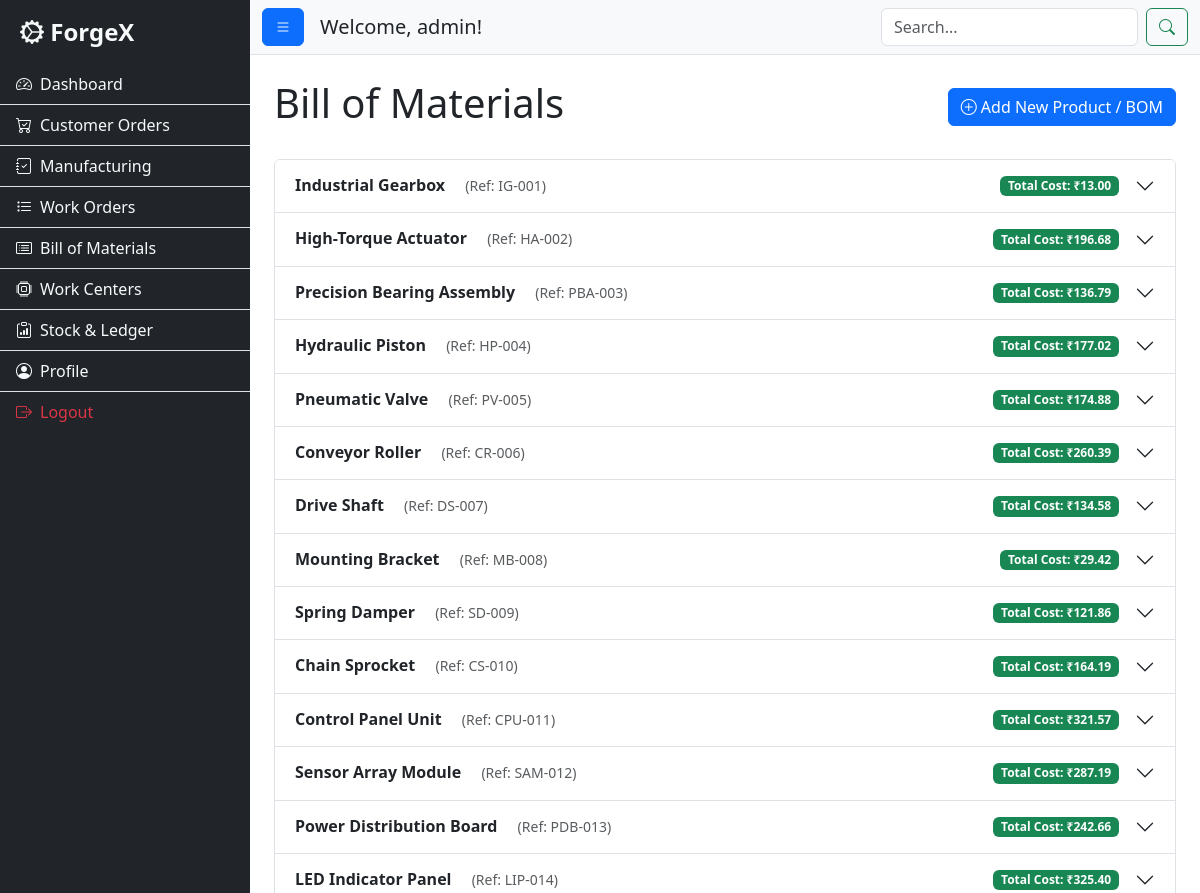
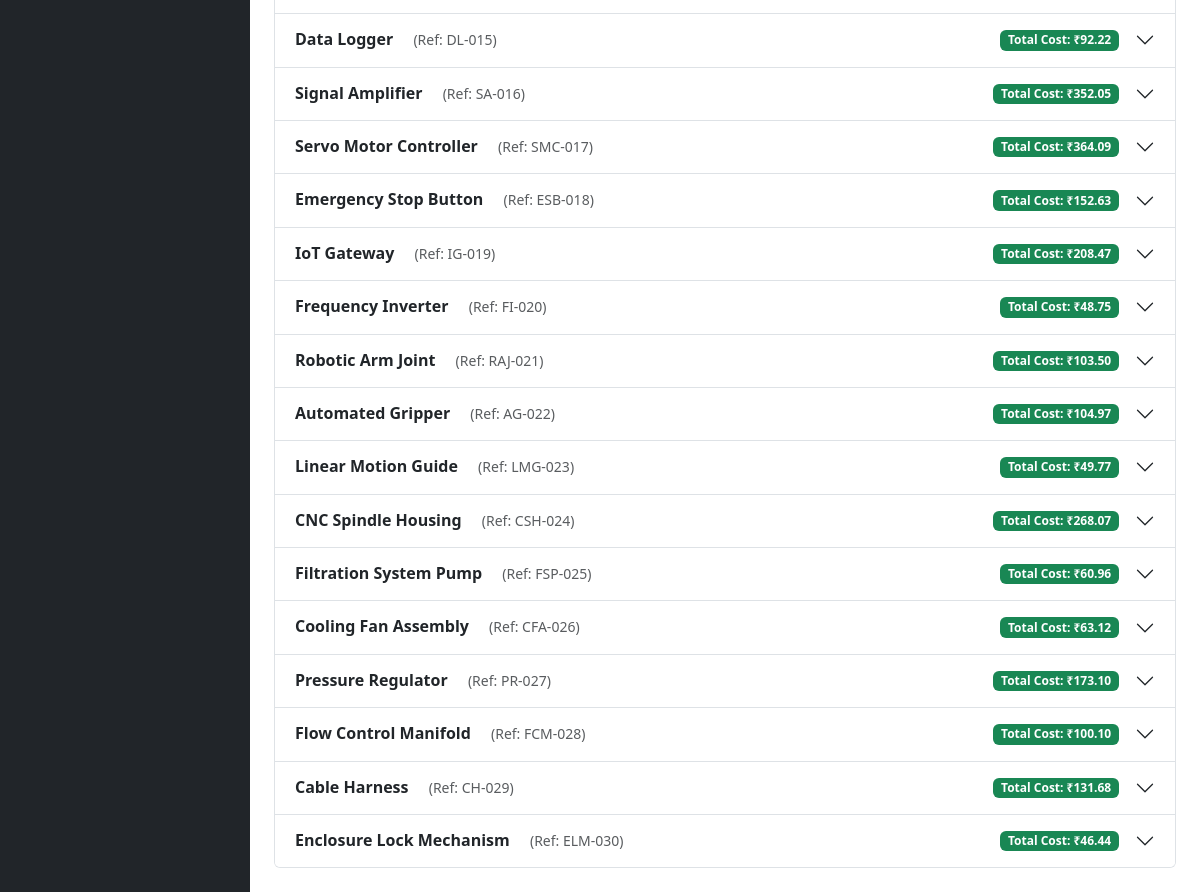
Screenshot of /bill_of_materials (signed in) with the database file from the repository (2 pictures, top to bottom).
### app.py (models this page shows)
class User(db.Model):
    id = db.Column(db.Integer, primary_key=True)
    username = db.Column(db.String(80), unique=True, nullable=False)
    password = db.Column(db.String(200), nullable=False)
    name = db.Column(db.String(120), nullable=False)
    email = db.Column(db.String(120), unique=True, nullable=False)
    role = db.Column(db.String(20), nullable=False)
    secret_code = db.Column(db.String(100), nullable=True)
    is_verified = db.Column(db.Boolean, default=False, nullable=False)
    orders = db.relationship('CustomerOrder', backref='customer', lazy=True)

class Product(db.Model):
    id = db.Column(db.String(50), primary_key=True)
    name = db.Column(db.String(100), nullable=False)
    sku = db.Column(db.String(50), unique=True, nullable=False)
    finished_stock = db.Column(db.Integer, default=0)
    bom_items = db.relationship('BomItem', backref='product', lazy=True, cascade="all, delete-orphan")
    @property
    def bom_cost(self):
        return sum(item.quantity * item.material.price for item in self.bom_items if item.material and item.material.price)

class RawMaterial(db.Model):
    id = db.Column(db.String(50), primary_key=True)
    name = db.Column(db.String(100), nullable=False)
    stock = db.Column(db.Float, default=0)
    unit = db.Column(db.String(20))
    price = db.Column(db.Float, default=0)

class BomItem(db.Model):
    id = db.Column(db.Integer, primary_key=True)
    quantity = db.Column(db.Float, nullable=False)
    operation = db.Column(db.String(100))
    operation_duration = db.Column(db.Float, nullable=True)
    product_id = db.Column(db.String(50), db.ForeignKey('product.id'), nullable=False)
    material_id = db.Column(db.String(50), db.ForeignKey('raw_material.id'), nullable=False)
    material = db.relationship('RawMaterial')

### app.py (the view)
@app.route('/bill_of_materials')
@login_required
@role_required('manager')
def bill_of_materials():
    products = Product.query.options(db.joinedload(Product.bom_items).joinedload(BomItem.material)).order_by(Product.id).all()
    materials = RawMaterial.query.order_by(RawMaterial.id).all()
    return render_template('bill_of_materials.html', products=products, materials=materials)

### app.py (called while the page is built)
def login_required(f):
    @wraps(f)
    def decorated_function(*args, **kwargs):
        if 'username' not in session:
            flash("Please log in to access this page.", "warning")
            return redirect(url_for('login'))
        user = User.query.filter_by(username=session['username']).first()
        if not user:
            session.clear()
            flash("Your login session was invalid. Please log in again.", "danger")
            return redirect(url_for('login'))
        return f(*args, **kwargs)
    return decorated_function

def role_required(required_role):
    def decorator(f):
        @wraps(f)
        def decorated_function(*args, **kwargs):
            if session.get('role') != required_role:
                flash("You do not have permission to access this page.", "danger")
                return redirect(url_for('index'))
            return f(*args, **kwargs)
        return decorated_function
    return decorator

### templates/bill_of_materials.html (shortened to what this page needs)
{% extends "layout.html" %}
{% block content %}
<div class="d-flex justify-content-between align-items-center mb-4">
    <h1>Bill of Materials</h1>
    <button class="btn btn-primary" data-bs-toggle="modal" data-bs-target="#addProductModal"><i class="bi bi-plus-circle"></i> Add New Product / BOM</button>
</div>
<div class="accordion" id="bomAccordion">
{% for product in products %}
<div class="accordion-item">
    <h2 class="accordion-header" id="heading-{{product.id}}">
        <button class="accordion-button collapsed" type="button" data-bs-toggle="collapse" data-bs-target="#collapse-{{product.id}}">
            <div class="d-flex justify-content-between w-100 pe-3">
                <span>
                    <strong>{{ product.name }}</strong>
                    <small class="ms-3 text-muted">(Ref: {{ product.sku }})</small>
                </span>
                <span class="badge bg-success d-flex align-items-center">
                    Total Cost: ₹{{ "%.2f"|format(product.bom_cost) }}
                </span>
            </div>
        </button>
    </h2>
</div>
{% endfor %}
</div>
{% endblock %}

### templates/layout.html (shortened to what this page needs)
<!DOCTYPE html>
<html lang="en">
<head>
    <link href="https://cdn.jsdelivr.net/npm/bootstrap@5.3.2/dist/css/bootstrap.min.css" rel="stylesheet">
    <link rel="stylesheet" href="https://cdn.jsdelivr.net/npm/bootstrap-icons@1.11.1/font/bootstrap-icons.css">
    <link rel="stylesheet" href="{{ url_for('static', filename='css/style.css') }}">
</head>
<body>
    <div class="d-flex" id="wrapper">
        <div class="bg-dark border-right" id="sidebar-wrapper">
            <div class="sidebar-heading text-light">
                <i class="bi bi-gear-wide-connected"></i> ForgeX
            </div>
            <div class="list-group list-group-flush">
                {% if session.role == 'manager' %}
                    <a href="{{ url_for('manager_dashboard') }}" class="list-group-item list-group-item-action bg-dark text-light"><i class="bi bi-speedometer2 me-2"></i>Dashboard</a>
                    <a href="{{ url_for('customer_orders_manager') }}" class="list-group-item list-group-item-action bg-dark text-light"><i class="bi bi-cart-check me-2"></i>Customer Orders</a>
                    <a href="{{ url_for('manufacturing_orders') }}" class="list-group-item list-group-item-action bg-dark text-light"><i class="bi bi-journal-check me-2"></i>Manufacturing</a>
                    <a href="{{ url_for('work_orders') }}" class="list-group-item list-group-item-action bg-dark text-light"><i class="bi bi-list-task me-2"></i>Work Orders</a>
                    <a href="{{ url_for('bill_of_materials') }}" class="list-group-item list-group-item-action bg-dark text-light"><i class="bi bi-card-list me-2"></i>Bill of Materials</a>
                    <a href="{{ url_for('work_centers') }}" class="list-group-item list-group-item-action bg-dark text-light"><i class="bi bi-cpu me-2"></i>Work Centers</a>
                    <a href="{{ url_for('stock_ledger') }}" class="list-group-item list-group-item-action bg-dark text-light"><i class="bi bi-clipboard-data me-2"></i>Stock & Ledger</a>
                {% endif %}
                <a href="{{ url_for('profile') }}" class="list-group-item list-group-item-action bg-dark text-light"><i class="bi bi-person-circle me-2"></i>Profile</a>
                <a href="{{ url_for('logout') }}" class="list-group-item list-group-item-action bg-dark text-danger"><i class="bi bi-box-arrow-right me-2"></i>Logout</a>
            </div>
        </div>
        <div id="page-content-wrapper">
            <nav class="navbar navbar-expand-lg navbar-light bg-light border-bottom">
                <div class="container-fluid">
                    <button class="btn btn-primary" id="menu-toggle"><i class="bi bi-list"></i></button>
                    <h5 class="ms-3 mb-0 d-none d-md-block">Welcome, {{ session.username }}!</h5>
                    <div class="ms-auto">
                        <form action="{{ url_for('search') }}" method="get" class="d-flex">
                            <input class="form-control me-2" type="search" name="q" placeholder="Search..." aria-label="Search" required>
                            <button class="btn btn-outline-success" type="submit"><i class="bi bi-search"></i></button>
                        </form>
                    </div>
                </div>
            </nav>
            <main class="container-fluid p-4">
                {% block content %}{% endblock %}
            </main>
        </div>
    </div>
</body>
</html>

### static/css/style.css (style rules this page uses)
body { overflow-x: hidden; }
#sidebar-wrapper { min-height: 100vh; width: 250px; margin-left: -250px; transition: margin .25s ease-out; }
#sidebar-wrapper .sidebar-heading { padding: 0.875rem 1.25rem; font-size: 1.5rem; font-weight: bold; }
#sidebar-wrapper .list-group { width: 250px; }
#page-content-wrapper { min-width: 100vw; }
@media (min-width: 768px) { #sidebar-wrapper { margin-left: 0; } }
@media (min-width: 768px) { #page-content-wrapper { min-width: 0; width: 100%; } }

### rows the page displays
User: username "admin"
Product: name "Industrial Gearbox", sku "IG-001"
RawMaterial: bom_cost "13.00", bom_cost "268.07"
Product: name "High-Torque Actuator", sku "HA-002"
RawMaterial: bom_cost "196.68", bom_cost "136.79", bom_cost "48.75", bom_cost "100.10"
Product: name "Precision Bearing Assembly", sku "PBA-003"
Product: name "Hydraulic Piston", sku "HP-004"
RawMaterial: bom_cost "177.02", bom_cost "164.19", bom_cost "321.57", bom_cost "46.44"
Product: name "Pneumatic Valve", sku "PV-005"
RawMaterial: bom_cost "174.88", bom_cost "131.68"
Product: name "Conveyor Roller", sku "CR-006"
RawMaterial: bom_cost "260.39", bom_cost "121.86", bom_cost "173.10"
Product: name "Drive Shaft", sku "DS-007"
RawMaterial: bom_cost "134.58", bom_cost "242.66", bom_cost "364.09", bom_cost "104.97"
Product: name "Mounting Bracket", sku "MB-008"
RawMaterial: bom_cost "29.42", bom_cost "352.05", bom_cost "208.47", bom_cost "63.12"
Product: name "Spring Damper", sku "SD-009"
Product: name "Chain Sprocket", sku "CS-010"
Product: name "Control Panel Unit", sku "CPU-011"
Product: name "Sensor Array Module", sku "SAM-012"
RawMaterial: bom_cost "287.19", bom_cost "325.40", bom_cost "92.22", bom_cost "103.50"
Product: name "Power Distribution Board", sku "PDB-013"
Product: name "LED Indicator Panel", sku "LIP-014"
Product: name "Data Logger", sku "DL-015"
Product: name "Signal Amplifier", sku "SA-016"
Product: name "Servo Motor Controller", sku "SMC-017"
Product: name "Emergency Stop Button", sku "ESB-018"
RawMaterial: bom_cost "152.63"
Product: name "IoT Gateway", sku "IG-019"
Product: name "Frequency Inverter", sku "FI-020"
Product: name "Robotic Arm Joint", sku "RAJ-021"
Product: name "Automated Gripper", sku "AG-022"
Product: name "Linear Motion Guide", sku "LMG-023"
RawMaterial: bom_cost "49.77", bom_cost "60.96"
Product: name "CNC Spindle Housing", sku "CSH-024"
Product: name "Filtration System Pump", sku "FSP-025"
Product: name "Cooling Fan Assembly", sku "CFA-026"
Product: name "Pressure Regulator", sku "PR-027"
Product: name "Flow Control Manifold", sku "FCM-028"
Product: name "Cable Harness", sku "CH-029"
Product: name "Enclosure Lock Mechanism", sku "ELM-030"
